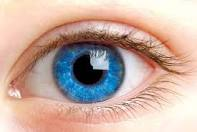
#> input picture Lesson 6/eye.jpg, 197 x 132 px, found by its file name
$ python circleDetection.py
#> lines starting #> are read from the running program, lines starting #| are printed output that depends on the picture
import cv2
import numpy as np

# The HoughCircles function is used to detect circles in an image using the Hough Circle transform algorithm
# This alsgorithm is particularly effective in detecting circular shapes even in the presence of noise or partial occlusion

eye = cv2.imread("Lesson 6/eye.jpg")
#> eye is the input picture: shape (132, 197, 3); mean B, G, R 161, 172.3, 198.6

# convert to grayscale
gscale = cv2.cvtColor(eye, cv2.COLOR_BGR2GRAY)
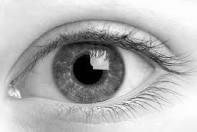
#> gscale: shape (132, 197); min 0, max 254, mean 178.9

# Why grayscale -> HoughCircle needs single channel intensity (single color) instead of 3 colors e.g bgr


# Blurring the image
blurred = cv2.blur(gscale,(3,3))
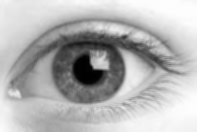
#> blurred: shape (132, 197); min 0, max 254, mean 178.9

# Blurring reduces noise and small details so the Hough algorithm is less sensitive to spurios edges


# Detect the circle - (Hough Circles)
circles = cv2.HoughCircles(blurred, cv2.HOUGH_GRADIENT, 1, 20, param1 = 50, param2 = 50, minRadius = 1, maxRadius= 40)
#> circles = [[85.5, 69.5, 33.8]]


# Parameters above:
# Blurred - > image

# cv2.HOUGH_GRADIENT -> Uses a modified Hough transformation where the image gradient is used to detect circles

# dp = 1: This parameter is the inverse ratio of the accumulator resolution to the image resolution

# - For example if dp = 1, the accumulator has the same resolution as the input gradient
# - If dp = 2, the accumulator has half th resolution of the input image

# minDistance = 20 -> Minimum distance between the centers of the detected circles
# - If the distance between the two centres is less than this value, only the stringer one is returned


'''param1: Gradient value used in the edge detction process
This parameter depends on the method used for circle detection
param2: Accumulaor threshhold value. It determines the minimum number of votes
required for a candidate circle to be considered a circle '''

# minRadius -> 1 to 40. Minimum radius of the circles to be detected


# detecting whether the circles are found
if circles is not None:       #(If there are circles)
    circles = np.uint16(np.around(circles))  # (Rounds the value)
#> circles = [[86, 70, 34]]

# Draw a circle
for i in circles[0,:]:
    a,b,r = i[0], i[1], i[2]
    cv2.circle(eye, (a,b), r, (0,0, 255), 2) # Drawing the detected circle
    cv2.circle(eye, (a,b), 1, (0,0, 255), 2)
    cv2.imshow("eye", eye)
#> this loop made 1 pass
#> pass 1, `cv2.imshow("eye", eye)`:
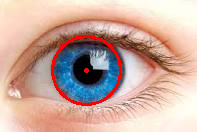
#> window 'eye': shape (132, 197, 3); mean B, G, R 158.4, 169.9, 202.5

cv2.waitKey(0)
cv2.destroyAllWindows()
